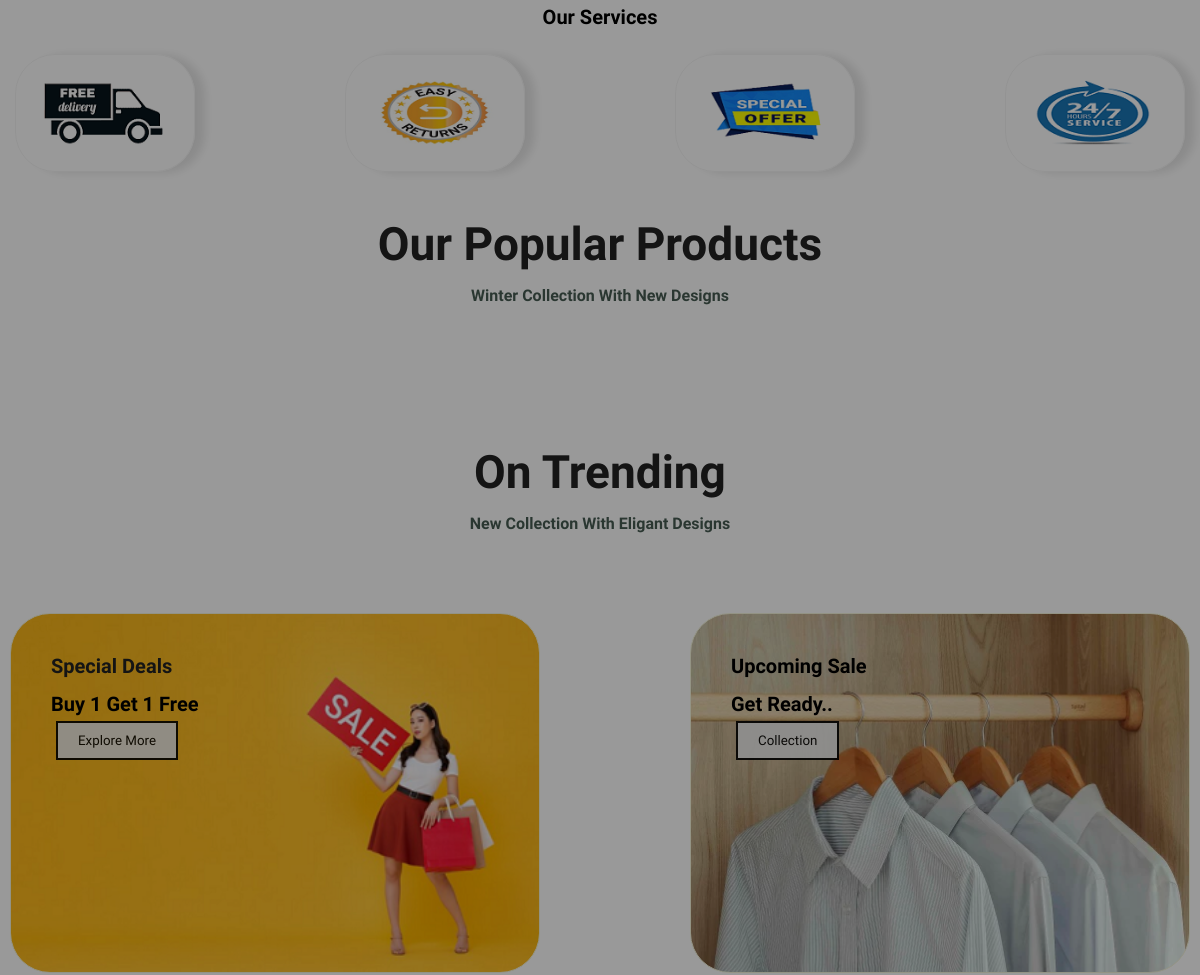
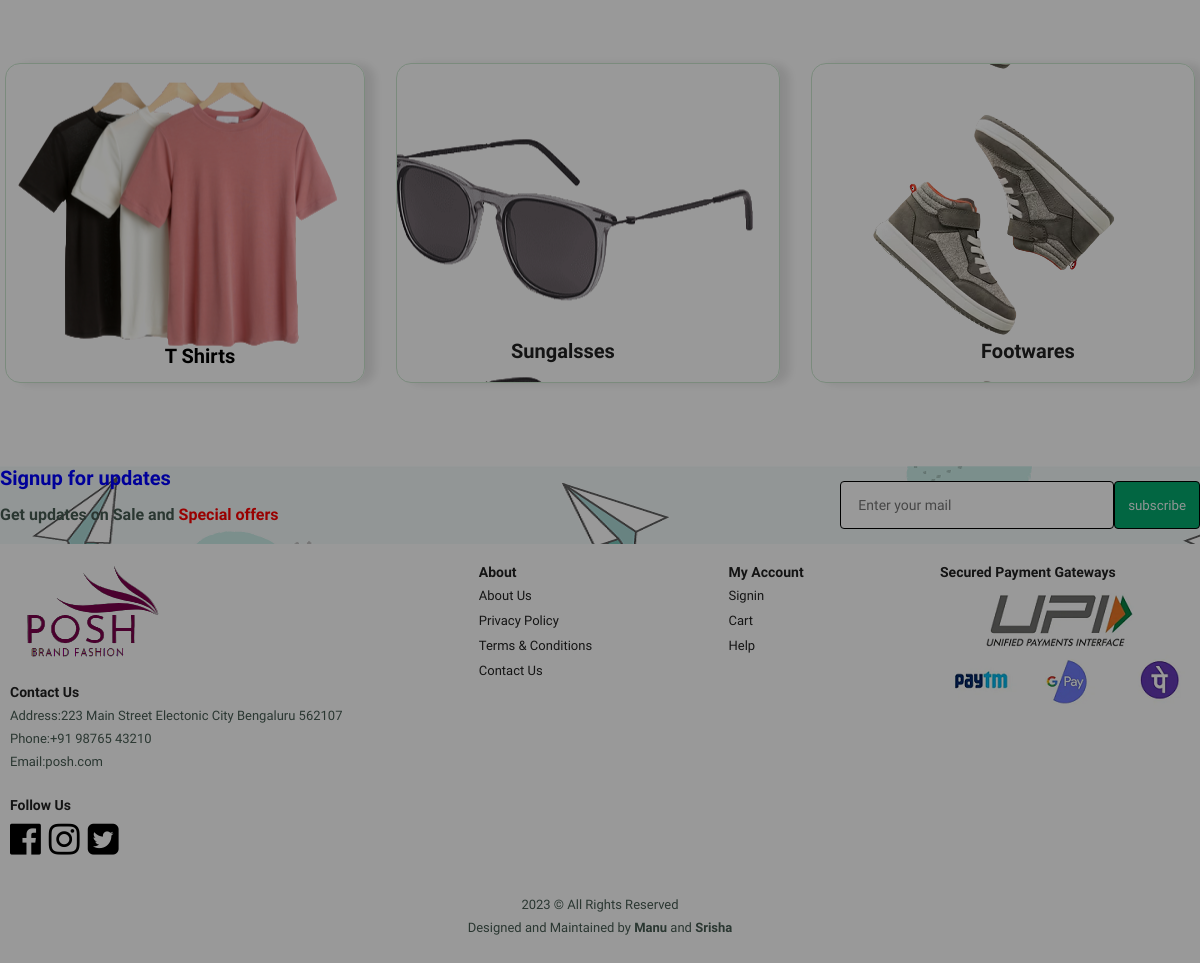
/ (lower part), run on an earlier commit of the app's database (2 pictures, top to bottom).
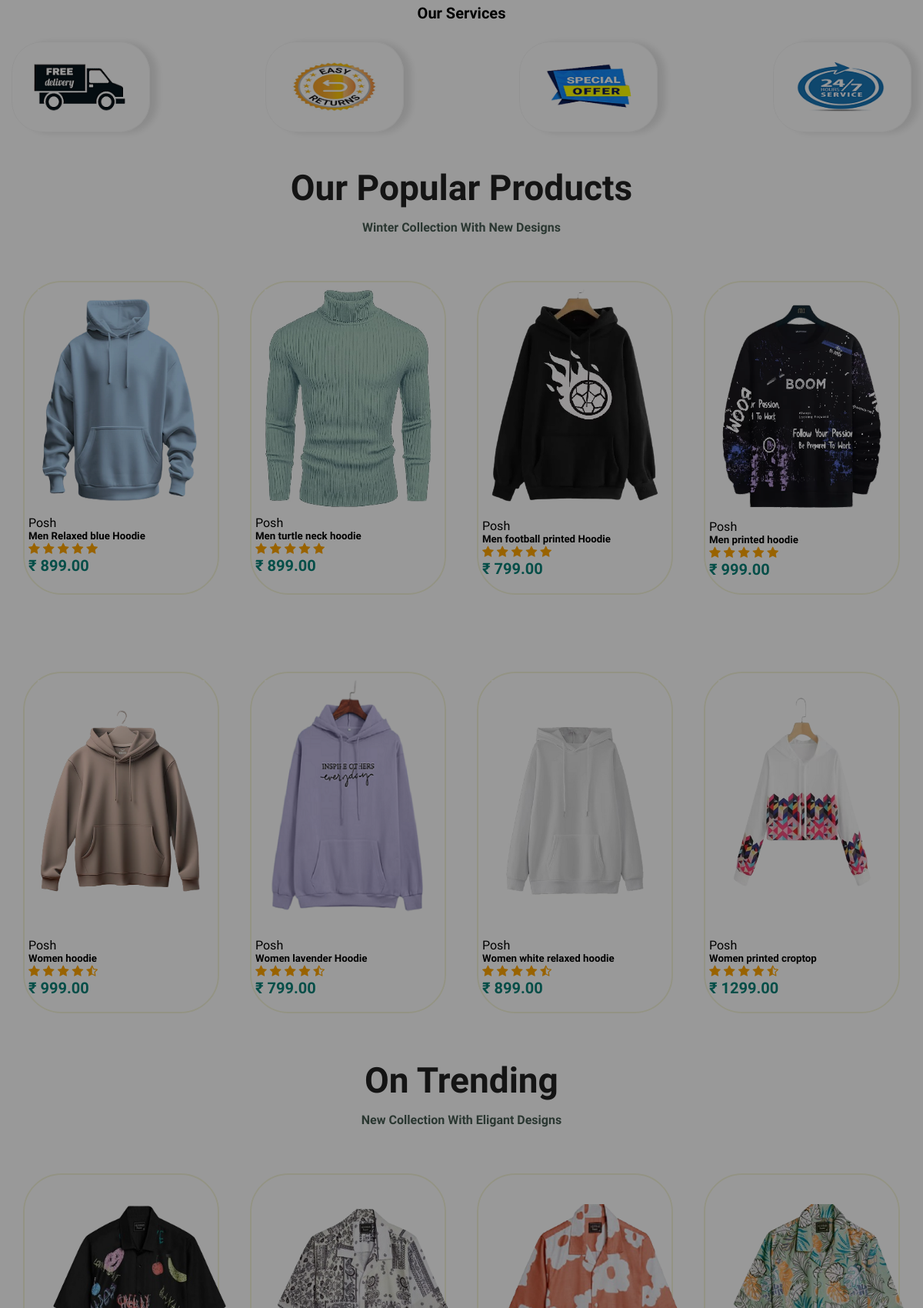
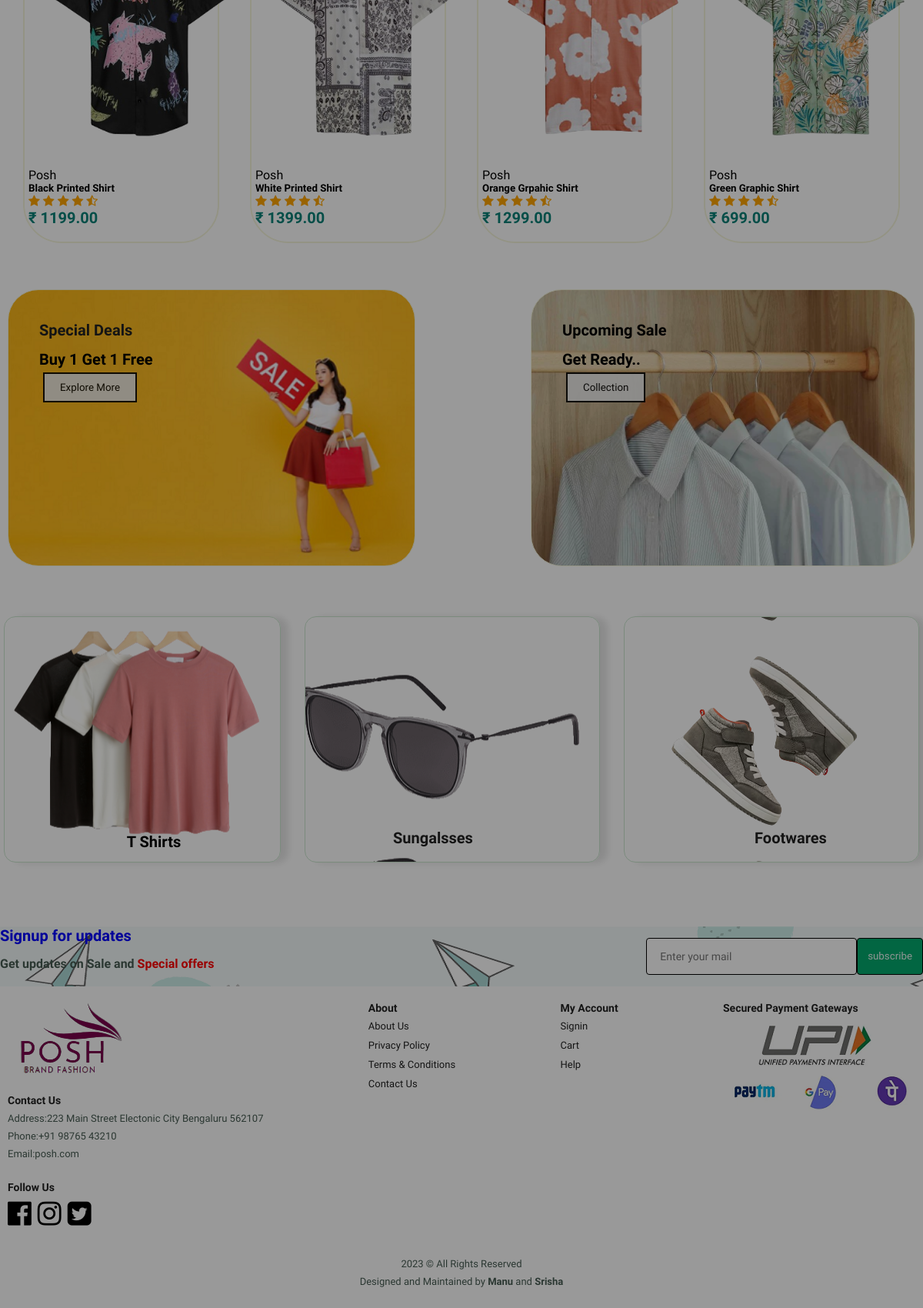
And on a later commit of the database (2 pictures, top to bottom).
### tables this page shows
CREATE TABLE `products` (
  `product_id` int(11) NOT NULL,
  `Gender` varchar(10) NOT NULL,
  `product_name` varchar(100) NOT NULL,
  `product_category` varchar(100) NOT NULL,
  `product_description` varchar(255) NOT NULL,
  `product_image` varchar(255) NOT NULL,
  `product_price` decimal(6,2) NOT NULL,
  `product_special offer` int(2) NOT NULL,
  `product_color` varchar(100) NOT NULL
);

### Includes/index_products.php (called while the page is built)
<?php
include('connection.php');
$stmt = $conn->prepare("SELECT * FROM products WHERE Gender='Men' AND product_category='Apperal/Hoodie' LIMIT 4");
$stmt->execute();
$index_men = $stmt->get_result();
$stmt1 = $conn->prepare("SELECT * FROM products WHERE Gender='Women' AND product_category='Apperal/Hoodie' LIMIT 4");
$stmt1->execute();
$index_women = $stmt1->get_result();
$stmt2 = $conn->prepare("SELECT * FROM products WHERE Gender='Men' AND product_category='Apperal/shirt' LIMIT 4");
$stmt2->execute();
$trending_products = $stmt2->get_result();
?>

### index.php (the view, shortened to what this page needs)
<?php include_once("includes/head.php"); ?>
<html><body>
                <section id="topproduct" class="section-p1">
                    <h2>Our Popular Products</h2>
                    <p><b>Winter Collection With New Designs</b></p>
                <div class="Collection">
                    <?php include('Includes/index_products.php'); ?>
                    <?php while($row = $index_men->fetch_assoc()) { ?>
                        <div class="product">
                           <a href="<?php echo "single_product_app.php?product_id=".$row['product_id']; ?>"> <img src="Assets/<?php echo $row['product_image']; ?>"></a>
                            <div class="description">
                            <span>Posh</span>
                                <h5><?php echo $row['product_name']; ?></h5>
                                <div class="rating">
                                        <span class="fa fa-star checked"></span>
                                        <span class="fa fa-star checked"></span>
                                        <span class="fa fa-star checked"></span>
                                        <span class="fa fa-star checked"></span>
                                        <span class="fa fa-star checked"></span>
                                </div>
                            <h4>&#8377; <?php echo $row['product_price']; ?></h4>
                            </div>
                </div>
                <?php } ?>
                </section>
                <section id="topproduct" class="section-p1">
                <div class="Collection">
                    <?php include('Includes/index_products.php'); ?>
                    <?php while($row = $index_women->fetch_assoc()) { ?>
                        <div class="product">
                        <a href="<?php echo "single_product_app.php?product_id=".$row['product_id']; ?>"> <img src="Assets/<?php echo $row['product_image']; ?>"></a>
                           <div class="description">
                           <span>Posh</span>
                                <h5><?php echo $row['product_name']; ?></h5>
                                <div class="rating">
                                        <span class="fa fa-star checked"></span>
                                        <span class="fa fa-star checked"></span>
                                        <span class="fa fa-star checked"></span>
                                        <span class="fa fa-star checked"></span>
                                        <span class="fa fa-star-half-o checked"></span>
                                </div>
                            <h4>&#8377; <?php echo $row['product_price']; ?></h4>
                            </div>
                </div>
                <?php } ?>
                </section>
                <section id="Trending" class="section-p1">
                    <h2>On Trending</h2>
                    <p><b>New Collection With Eligant Designs</b></p>
                <div class="Collection2">
                <?php include('Includes/index_products.php'); ?>
                    <?php while($row = $trending_products->fetch_assoc()) { ?>
                        <div class="product2">
                        <a href="<?php echo "single_product_app.php?product_id=".$row['product_id']; ?>"> <img src="Assets/<?php echo $row['product_image']; ?>"></a>
                           <div class="description">
                                <span>Posh</span>
                                <h5><?php echo $row['product_name']; ?></h5>
                                <div class="rating">
                                        <span class="fa fa-star checked"></span>
                                        <span class="fa fa-star checked"></span>
                                        <span class="fa fa-star checked"></span>
                                        <span class="fa fa-star checked"></span>
                                        <span class="fa fa-star-half-o checked"></span>
                                </div>
                            <h4>&#8377; <?php echo $row['product_price']; ?></h4>
                            </div>
                </div>
                <?php } ?>
            </section>
</body>
</html>

What changed in the data, as far as the page shows it:
now on this page (row edited): products: product_image (picture), product_name "Men Relaxed blue Hoodie", product_price "899.00", shown under "Our Popular Products"
now on this page (row edited): products: shows a picture, product_name "Men turtle neck hoodie", product_price "899.00", shown under "Our Popular Products"
now on this page (row edited): products: product_image (picture), product_name "Men football printed Hoodie", product_price "799.00", shown under "Our Popular Products"
now on this page (row edited): products: product_image (picture), product_name "Men printed hoodie", product_price "999.00", shown under "Our Popular Products"
added products: product_image (picture), product_name "Women hoodie", product_price "999.00"
added products: product_image (picture), product_name "Women lavender Hoodie", product_price "799.00"
added products: product_image (picture), product_name "Women white relaxed hoodie", product_price "899.00"
added products: product_image (picture), product_name "Women printed croptop", product_price "1299.00"
now on this page (row edited): products: product_image (picture), product_name "Black Printed Shirt", product_price "1199.00", shown under "On Trending"
now on this page (row edited): products: product_image (picture), product_name "White Printed Shirt", product_price "1399.00", shown under "On Trending"
now on this page (row edited): products: product_image (picture), product_name "Orange Grpahic Shirt", product_price "1299.00", shown under "On Trending"
now on this page (row edited): products: product_image (picture), product_name "Green Graphic Shirt", product_price "699.00", shown under "On Trending"
